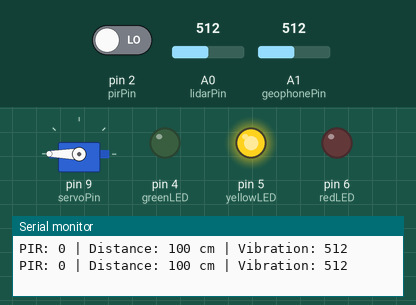
The sketch below on a simulated Arduino Uno, built with avr-gcc and run on an emulated ATmega328P. Shown: servo, output pins drawn as LEDs (lit = HIGH), the last lines printed to the serial monitor. Inputs (shaded band) come from the test bench; at power-on: A1 (geophonePin) = 512, pin 2 (pirPin) LOW, A0 (lidarPin) = 512.

Above: at 2.3 s.
2.4 s: A1 (geophonePin) set to 485
At 4.6 s:
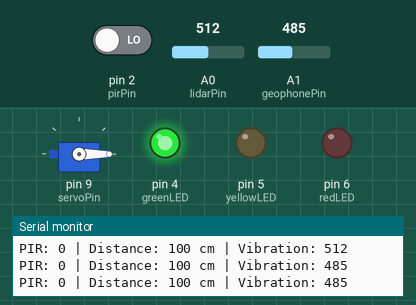
5.9 s: A1 (geophonePin) set to 510
At 7.6 s:
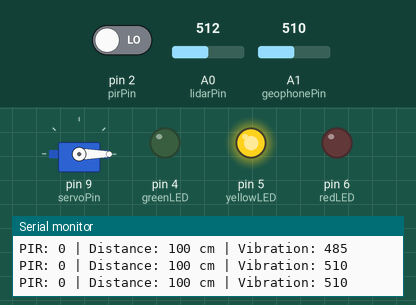
9.4 s: A1 (geophonePin) set to 490
At 10.95 s:
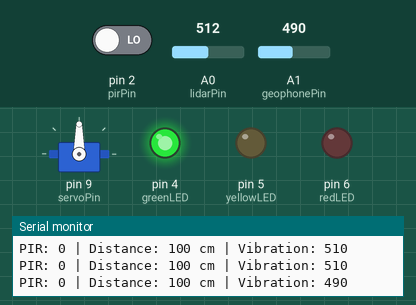
Timing chart, 0 to 18.9 s (numbered marks = the images above; inputs shaded):
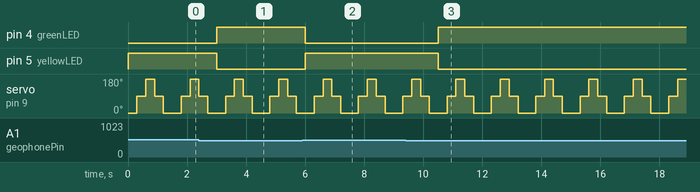

Measured:
- the behaviour switches between 500 and 499 on A1 (geophonePin) (found by bisection; images 0 and 1)
- after the input at 2.4 s, pin 4 (greenLED): LOW → HIGH after 0.60 s; pin 5 (yellowLED): HIGH → LOW after 0.60 s
- after the input at 5.9 s, pin 4 (greenLED): HIGH → LOW after 0.11 s; pin 5 (yellowLED): LOW → HIGH after 0.11 s
- after the input at 9.4 s, pin 4 (greenLED): LOW → HIGH after 1.1 s; pin 5 (yellowLED): HIGH → LOW after 1.1 s
- by itself, servo on pin 9 (servoPin): repeats every 1.5 s: 90° 0.30 s, 0° 0.60 s, 90° 0.30 s, 180° 0.30 s

The sketch:

aninmal_detection.ino
```cpp
#include <Servo.h>

Servo sensorServo;

// Pins
const int pirPin = 2;

const int greenLED = 4;
const int yellowLED = 5;
const int redLED = 6;

const int buzzer = 7;
const int servoPin = 9;

const int lidarPin = A0;
const int geophonePin = A1;

void setup() {

  sensorServo.attach(servoPin);

  pinMode(pirPin, INPUT);

  pinMode(greenLED, OUTPUT);
  pinMode(yellowLED, OUTPUT);
  pinMode(redLED, OUTPUT);
  pinMode(buzzer, OUTPUT);

  Serial.begin(9600);

  // Initial state = GREEN
  digitalWrite(greenLED, HIGH);
  digitalWrite(yellowLED, LOW);
  digitalWrite(redLED, LOW);
  digitalWrite(buzzer, LOW);
}

void loop() {

  // Read sensors
  int pir = digitalRead(pirPin);
  int lidarValue = analogRead(lidarPin);
  int vibration = analogRead(geophonePin);

  // Convert LiDAR simulation to distance
  int distance = map(lidarValue, 0, 1023, 200, 0);

  // Print values
  Serial.print("PIR: ");
  Serial.print(pir);

  Serial.print(" | Distance: ");
  Serial.print(distance);
  Serial.print(" cm");

  Serial.print(" | Vibration: ");
  Serial.println(vibration);


  // =========================
  // HIGH RISK
  // =========================
  if (pir == HIGH && distance <= 80 && vibration >= 500) {

    digitalWrite(greenLED, LOW);
    digitalWrite(yellowLED, LOW);
    digitalWrite(redLED, HIGH);

    tone(buzzer, 1000);
    delay(5000);
    noTone(buzzer);

  }

  // =========================
  // ANIMAL DETECTED
  // =========================
  else if (pir == HIGH || distance <= 80 || vibration >= 500) {

    digitalWrite(greenLED, LOW);
    digitalWrite(yellowLED, HIGH);
    digitalWrite(redLED, LOW);

    noTone(buzzer);

  }

  // =========================
  // NORMAL
  // =========================
  else {

    digitalWrite(greenLED, HIGH);
    digitalWrite(yellowLED, LOW);
    digitalWrite(redLED, LOW);

    noTone(buzzer);
  }


  // Servo scanning
  sensorServo.write(0);
  delay(300);

  sensorServo.write(90);
  delay(300);

  sensorServo.write(180);
  delay(300);

  sensorServo.write(90);
  delay(300);

  sensorServo.write(0);
  delay(300);
}
```
